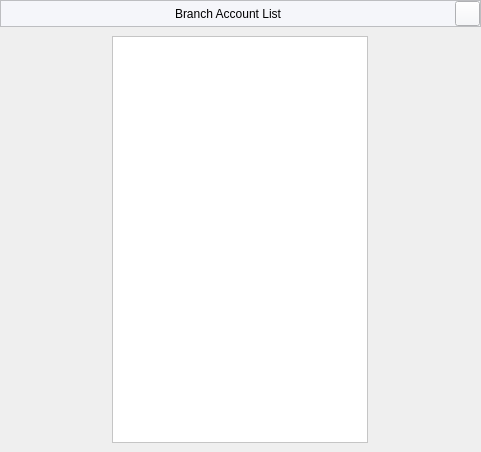
<?xml version="1.0" encoding="UTF-8"?>
<ui version="4.0">
 <class>MainWindow</class>
 <widget class="QMainWindow" name="MainWindow">
  <property name="geometry">
   <rect>
    <x>0</x>
    <y>0</y>
    <width>481</width>
    <height>452</height>
   </rect>
  </property>
  <property name="windowTitle">
   <string>MainWindow</string>
  </property>
  <property name="styleSheet">
   <string notr="true"/>
  </property>
  <widget class="QWidget" name="centralwidget">
   <layout class="QGridLayout" name="gridLayout_2">
    <property name="leftMargin">
     <number>0</number>
    </property>
    <property name="topMargin">
     <number>0</number>
    </property>
    <property name="rightMargin">
     <number>0</number>
    </property>
    <property name="bottomMargin">
     <number>0</number>
    </property>
    <property name="spacing">
     <number>0</number>
    </property>
    <item row="1" column="0">
     <widget class="QWidget" name="widget" native="true">
      <property name="styleSheet">
       <string notr="true"/>
      </property>
      <layout class="QGridLayout" name="gridLayout_3">
       <item row="0" column="0">
        <widget class="QListWidget" name="listWidget">
         <property name="sizePolicy">
          <sizepolicy hsizetype="Fixed" vsizetype="Expanding">
           <horstretch>0</horstretch>
           <verstretch>0</verstretch>
          </sizepolicy>
         </property>
         <property name="styleSheet">
          <string notr="true">QListWidget {

    background-color: #ffffff;
}
QListWidget::item {
    padding: 0px; 
margin:0px;
    border: 0px solid gray; 
}
QListWidget::item:selected {
    background-color: transparent;  
    color: white; 
}

QListWidget::item:hover{
    padding: 0px; 
margin:0px;
    background-color: transparent;  
    color: white; 
}</string>
         </property>
        </widget>
       </item>
      </layout>
     </widget>
    </item>
    <item row="0" column="0">
     <widget class="QFrame" name="fheader">
      <property name="maximumSize">
       <size>
        <width>16777215</width>
        <height>28</height>
       </size>
      </property>
      <property name="styleSheet">
       <string notr="true">background-color:#f5f6fa;
font: 63 11pt &quot;Segoe UI Semibold&quot;;
color:#000000</string>
      </property>
      <property name="frameShape">
       <enum>QFrame::StyledPanel</enum>
      </property>
      <property name="frameShadow">
       <enum>QFrame::Raised</enum>
      </property>
      <layout class="QGridLayout" name="gridLayout">
       <property name="leftMargin">
        <number>0</number>
       </property>
       <property name="topMargin">
        <number>0</number>
       </property>
       <property name="rightMargin">
        <number>0</number>
       </property>
       <property name="bottomMargin">
        <number>0</number>
       </property>
       <property name="spacing">
        <number>0</number>
       </property>
       <item row="0" column="0">
        <widget class="QLabel" name="lbLedgerList">
         <property name="minimumSize">
          <size>
           <width>0</width>
           <height>0</height>
          </size>
         </property>
         <property name="maximumSize">
          <size>
           <width>16777215</width>
           <height>28</height>
          </size>
         </property>
         <property name="styleSheet">
          <string notr="true"/>
         </property>
         <property name="text">
          <string>Branch Account List</string>
         </property>
         <property name="alignment">
          <set>Qt::AlignCenter</set>
         </property>
        </widget>
       </item>
       <item row="0" column="1">
        <widget class="QPushButton" name="pbClose">
         <property name="minimumSize">
          <size>
           <width>25</width>
           <height>25</height>
          </size>
         </property>
         <property name="maximumSize">
          <size>
           <width>25</width>
           <height>25</height>
          </size>
         </property>
         <property name="styleSheet">
          <string notr="true"/>
         </property>
         <property name="text">
          <string/>
         </property>
         <property name="icon">
          <iconset>
           <normaloff>:/newPrefix/icons/x.svg</normaloff>:/newPrefix/icons/x.svg</iconset>
         </property>
         <property name="iconSize">
          <size>
           <width>20</width>
           <height>20</height>
          </size>
         </property>
        </widget>
       </item>
      </layout>
     </widget>
    </item>
   </layout>
  </widget>
 </widget>
 <resources>
  <include location="../icons/icons.qrc"/>
 </resources>
 <connections/>
</ui>
